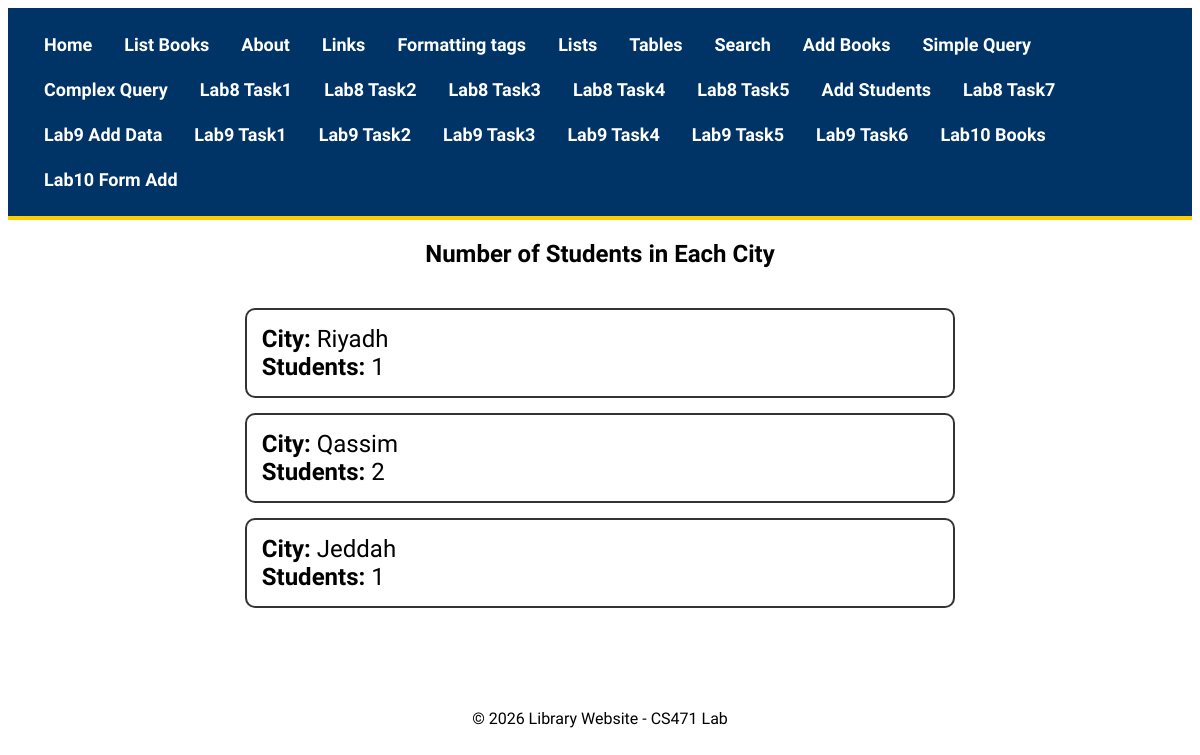
The app's page /lab8/task7/ with its own data.
### apps/bookmodule/models.py (models this page shows, shortened)
class Address(models.Model):
    city = models.CharField(max_length=50)

### apps/bookmodule/views.py (the view)
# urls.py: path('lab8/task7/', views.lab8_task7, name='books.lab8.task7'),
def lab8_task7(request):
    cities = Address.objects.annotate(
        student_count=Count('student')
    )
    return render(
        request,
        'bookmodule/task7.html',
        {'cities': cities}
    )

### apps/templates/bookmodule/task7.html (shortened to what this page needs)
{% extends "layouts/base.html" %}
{% block content %}
<h2 style="text-align:center;">
    Number of Students in Each City
</h2>
<div style="
width:60%;
margin:auto;
padding:20px;
font-size:24px;
">
{% for city in cities %}
    <div style="
        border:2px solid #333;
        border-radius:10px;
        padding:15px;
        margin-bottom:15px;
    ">
        <strong>City:</strong> {{ city.city }}
        <br>
        <strong>Students:</strong>
        {{ city.student_count }}
    </div>
{% endfor %}
</div>
{% endblock %}

### apps/static/styles.css (style rules this page uses)
body { font-family: 'Tajawal', sans-serif; }

### records on screen
Address: city "Riyadh", student_count "1"
Address: city "Qassim", student_count "2"
Address: city "Jeddah", student_count "1"
